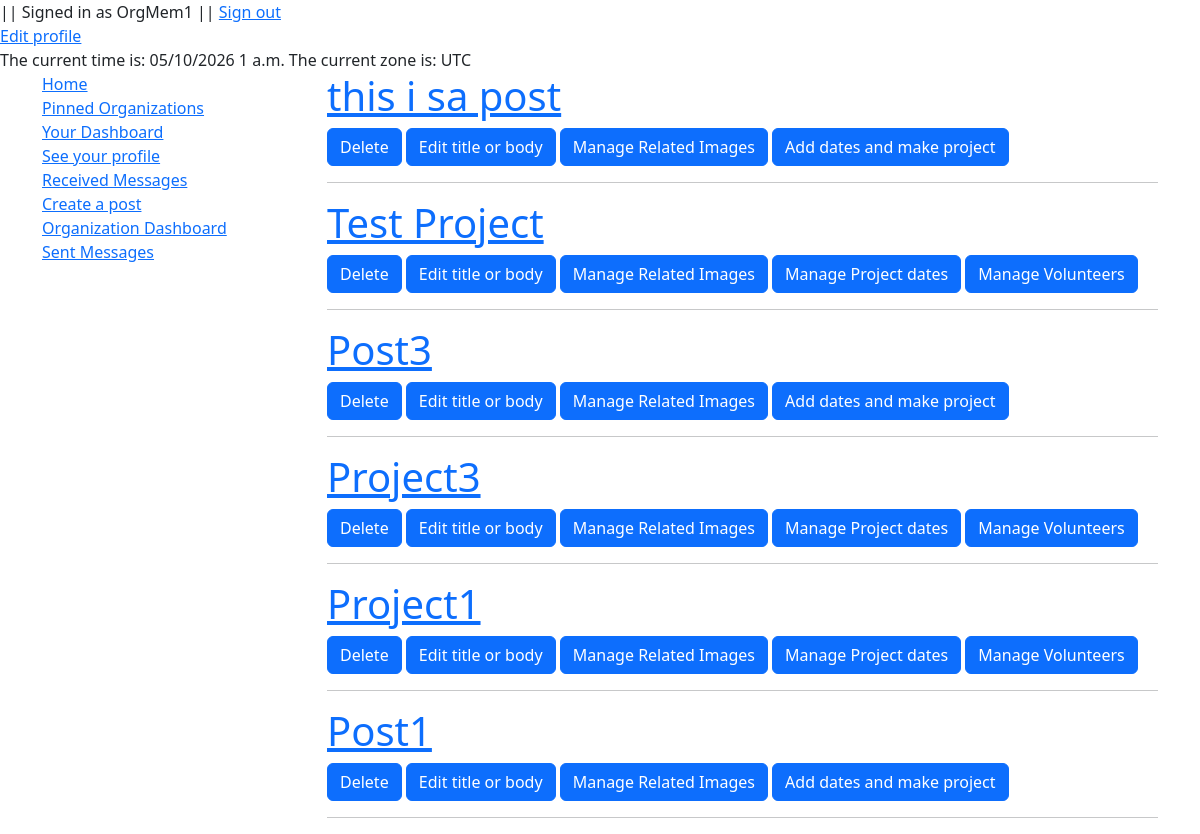
Before: /Forum/manage_posts (signed in) with the older database file.
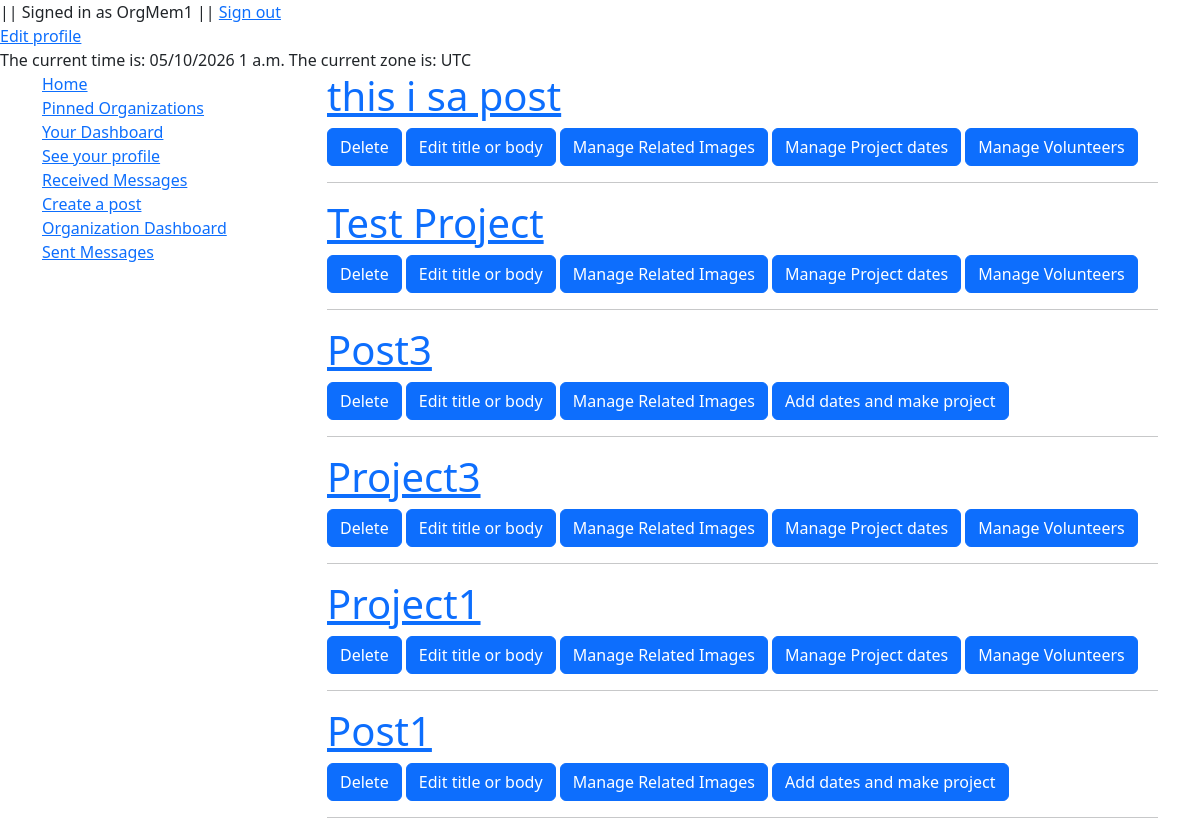
After: the same page with the newer database file.
### Forum/models.py (models this page shows, shortened)
class Post(models.Model):
    title = models.CharField(max_length=150)
    body = models.TextField(null=False, blank=False)
    timestamp = models.DateTimeField(auto_now_add=True, blank=True, null=True)
    is_project = models.BooleanField(default=False, null=False, blank=False, verbose_name="Make this a project")
    author = models.ForeignKey(Profile, on_delete=models.SET_NULL, null=True, related_name='written_posts')
    organization = models.ForeignKey(Organization, on_delete=models.CASCADE, null=True, related_name='our_posts')
    @property
    def get_volunteer_search_form(self):
        if self.is_project:
            EVENT_CHOICES = []
            for event in self.project_times.all():
                if event.open:
                    date_str = format_date(event.date, "j N Y")
                    time_str = format_time(event.time, 'g:i a')
                    EVENT_CHOICES.append((event.pk, f"{date_str} at {time_str}"))
            return VolunteerSearchForm(EVENT_CHOICES, prefix=self.pk)

### Forum/views.py (the view)
# urls.py: path("manage_posts", permission_required("Forum.can_post")(views.ManagePostsView.as_view()), name="manage_posts_view"),
class ManagePostsView(ListView):
    model = Post
    template_name = "Forum/dash_pages/org_posts.html"
    def get_queryset(self, *args, **kwargs):
        queryset = super(ManagePostsView, self).get_queryset(*args, **kwargs)
        current_profile = Profile.objects.get(pk=self.request.user.pk)
        return queryset.filter(organization=current_profile.membership).order_by("-timestamp")

### Forum/templates/Forum/dash_pages/org_posts.html (shortened to what this page needs)
{% extends "Forum/layouts/sidebar_layout.html" %}
{% load crispy_forms_tags %}
{% load static %}
{% block body %}
    {% for post in post_list %}
        <h1><a href="{% url 'detail_view' pk=post.pk %}">{{ post.title }}</a></h1>
        <a class="btn btn-primary" href="{% url 'delete_post' pk=post.pk %}"> Delete </a>
        <a class="btn btn-primary" href="{% url 'change_post' pk=post.pk %}"> Edit title or body </a>
        <a class="btn btn-primary" href="{% url 'manage_imgs' post_pk=post.pk %}"> Manage Related Images </a>
        <a class="btn btn-primary" href="{% url 'manage_events' post_pk=post.pk %}">
            {% if post.is_project %}
                Manage Project dates
            {% else %}
                Add dates and make project
            {% endif %}
        </a>
        {% if post.is_project %}
        <button type="button" class="btn btn-primary" onclick="toggle_form(this, {{post.pk}})" value="Hidden">Manage Volunteers</button>
        {% endif %}
        <hr>
    {% empty %}
        <p> Looks like {{ post.organization.name }} has no posts. </p>
    {% endfor %}
{% endblock %}

Changed rows visible on the page:
changed Post "this i sa post": is_project "Add dates and make project" → "Manage Project dates Manage Volunteers"
